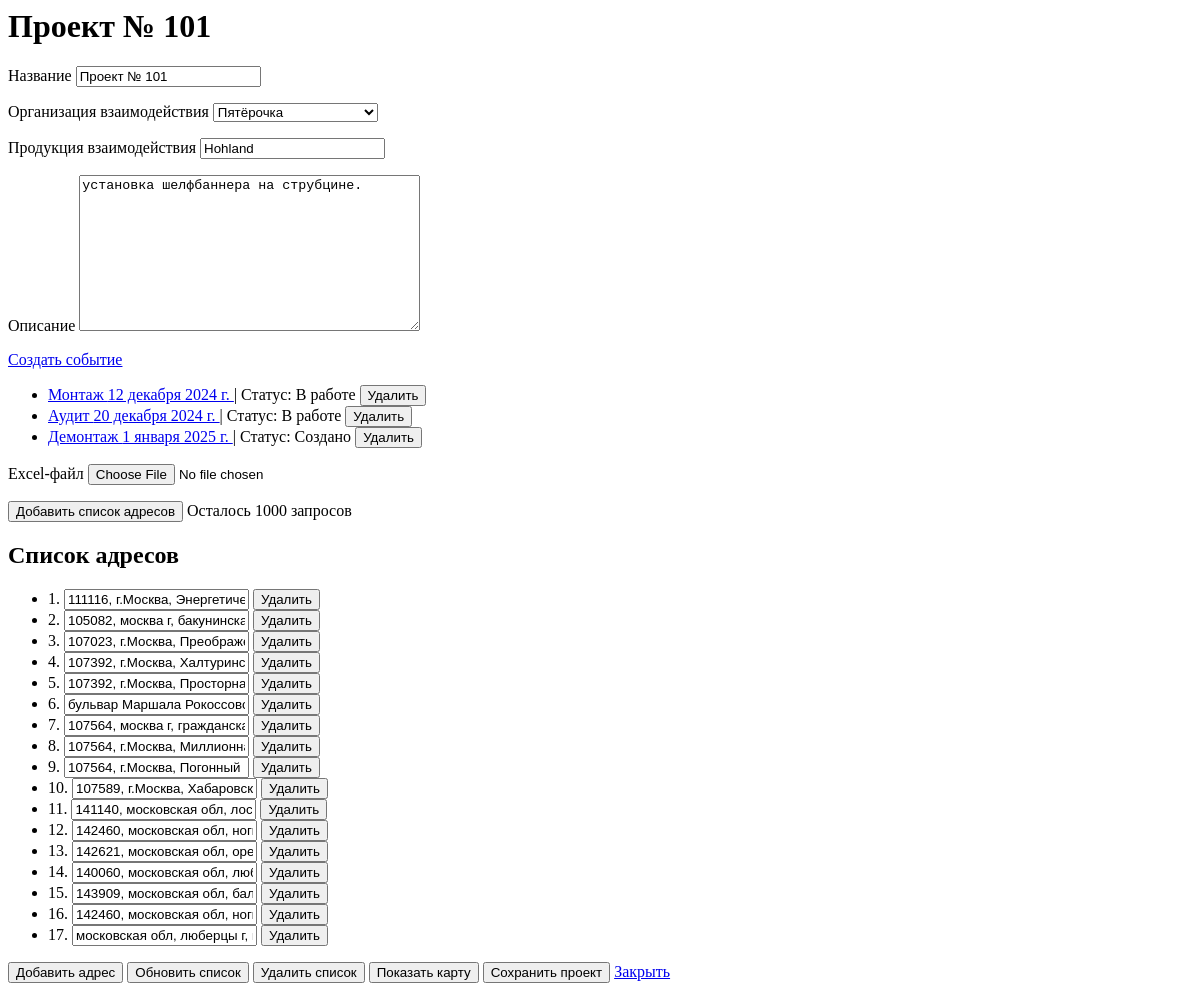
The app's page /projects/6/edit/ (signed in), older data.
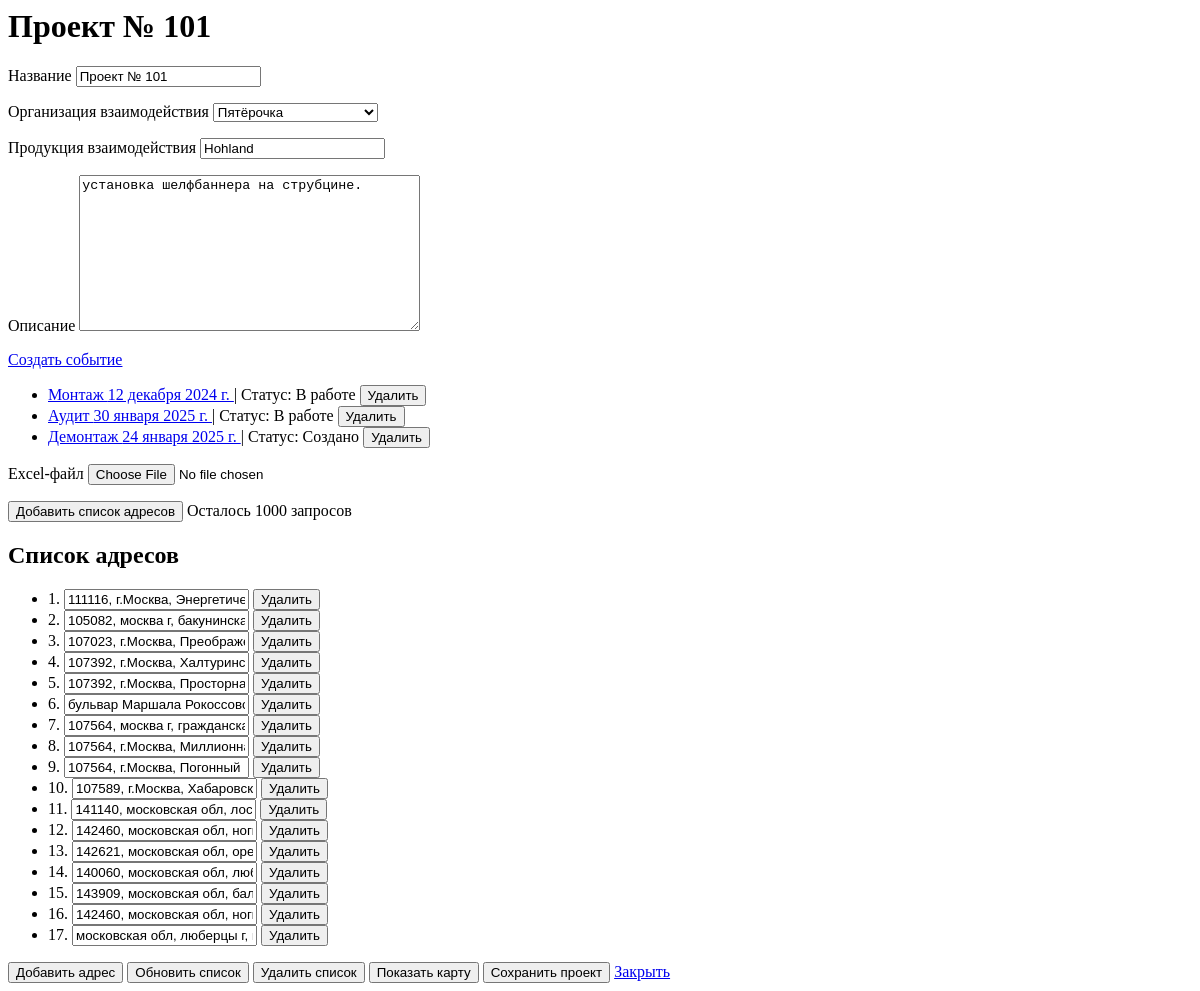
The same page, newer data.
### projects/models.py (models this page shows, shortened)
class Event(models.Model):
    EVENT_TYPES = (
        ('montage', 'Монтаж'),
        ('audit', 'Аудит'),
        ('dismantle', 'Демонтаж'),
    )
    STATUS_CHOICES = [
        ('created', 'Создано'),
        ('assigned', 'Назначено'),
        ('in_progress', 'В работе'),
        ('completed', 'Завершено'),
    ]
    project = models.ForeignKey(Project, related_name='events', on_delete=models.CASCADE)
    event_type = models.CharField(choices=EVENT_TYPES, max_length=20)
    status = models.CharField(max_length=11, choices=STATUS_CHOICES, default='created')
    description = models.TextField(blank=True)
    photo_count = models.IntegerField()
    event_date = models.DateField()
    duration_days = models.IntegerField()
    assigned_users = models.ManyToManyField(User, through='EventUser', blank=True, related_name='events_as_assignee')

### projects/views.py (the view)
# urls.py: path('<int:project_id>/edit/', views.edit_project, name='edit_project'),
@login_required
def edit_project(request, project_id):
    project = get_object_or_404(Project, pk=project_id)
    events = project.events.all()
    addresses = project.addresses.all()
    counter, created = RequestCounter.objects.get_or_create(user=request.user)
    remaining_requests = counter.count
    if request.method == 'POST':
        form = ProjectForm(request.POST, request.FILES, instance=project)
        if form.is_valid():
            if form.cleaned_data['organization'] == 'add_new':
                new_org = form.cleaned_data['new_organization']
                form.instance.organization = new_org
            else:
                form.instance.organization = form.cleaned_data['organization']
            form.save()
            return redirect('edit_project', project_id=project.id)
    else:
        form = ProjectForm(instance=project)
    return render(request, 'projects/edit_project.html', {
        'form': form,
        'project': project,
        'events': events,
        'addresses': addresses,
        'remaining_requests': remaining_requests,
    })

### projects/forms.py (shortened to what this page needs)
class ProjectForm(forms.ModelForm):
    organization_choices = [
        ("", "---------"),
        ("Пятёрочка", "Пятёрочка"),
        ("Перекрёсток", "Перекрёсток"),
        ("Магнит", "Магнит"),
        ("Лента", "Лента"),
        ("Дикси", "Дикси"),
        ("add_new", "Добавить организацию"),
    ]
    organization = forms.ChoiceField(choices=organization_choices, required=False)
    new_organization = forms.CharField(max_length=255, required=False, label='Новая организация')
    class Meta:
        model = Project
        fields = ['name', 'organization', 'product', 'description', 'excel_file']
        labels = {
            'name': 'Название',
            'description': 'Описание',
            'excel_file': 'Excel-файл',
            'organization': 'Организация взаимодействия',
            'product': 'Продукция взаимодействия',
        }

### projects/templates/projects/edit_project.html (shortened to what this page needs)
<html>
<head>
    {% load static %}
    <link rel="stylesheet" type="text/css" href="{% static 'projects/yandex-map-modal.css' %}">
    <link rel="stylesheet" href="//code.jquery.com/ui/1.12.1/themes/base/jquery-ui.css">
</head>
<body>
    <h1>{{ project.name }}</h1>
    <form id="project-form" method="POST" enctype="multipart/form-data">
        <p>
            <label for="{{ form.name.id_for_label }}">Название</label>
            {{ form.name }}
        </p>
        <p>
            <label for="{{ form.organization.id_for_label }}">Организация взаимодействия</label>
            {{ form.organization }}
        </p>
        <p>
            <label for="{{ form.product.id_for_label }}">Продукция взаимодействия</label>
            {{ form.product }}
        </p>
        <p>
            <label for="{{ form.description.id_for_label }}">Описание</label>
            {{ form.description }}
        </p>
    </form>
    <a href="{% url 'create_event' project.id %}">Создать событие</a>
    <ul>
        {% for event in events %}
        <li>
            <a href="{% url 'edit_event' event.id %}">
                {{ event.get_event_type_display }} {{ event.event_date }}
            </a>
            | Статус: {{ event.get_status_display }}
            <form method="POST" action="{% url 'delete_event' event.id %}" style="display:inline;">
                <button type="submit" onclick="return confirm('Вы уверены что хотите удалить событие?');">Удалить</button>
            </form>
        </li>
        {% empty %}
            <li>Нет событий.</li>
        {% endfor %}
    </ul>
    <p>
        <label for="{{ form.excel_file.id_for_label }}">Excel-файл</label>
        {{ form.excel_file }}
    </p>
    <button type="button" id="get-coordinates-btn">Добавить список адресов</button>
    <span id="remaining-requests">Осталось {{ remaining_requests }} запросов</span>
    <h2>Список адресов</h2>
    <ul id="addresses-list">
        {% for address in addresses %}
        <li data-id="{{ address.id }}">
            <span class="address-number">{{ forloop.counter }}.</span>
            <input class="address-name" value="{{ address.name }}" data-id="{{ address.id }}">
            <button class="delete-address-btn" data-id="{{ address.id }}">Удалить</button>
        </li>
        {% empty %}
        <li>Нет адресов.</li>
        {% endfor %}
    </ul>
    <button type="button" id="add-address-btn">Добавить адрес</button>
    <button type="button" id="update-addresses-btn">Обновить список</button>
    <button type="button" id="delete-addresses-btn">Удалить список</button>
    <button type="button" id="show-map-btn">Показать карту</button>
    <button type="button" id="save-project-button">Сохранить проект</button>
    <a href="{% url 'manage_projects' %}">Закрыть</a>
</body>
</html>

Row changes from the older to the newer data that the page shows:
changed Event "Аудит": event_date "20 декабря 2024 г." → "30 января 2025 г."
changed Event "Демонтаж": event_date "1 января 2025 г." → "24 января 2025 г."
